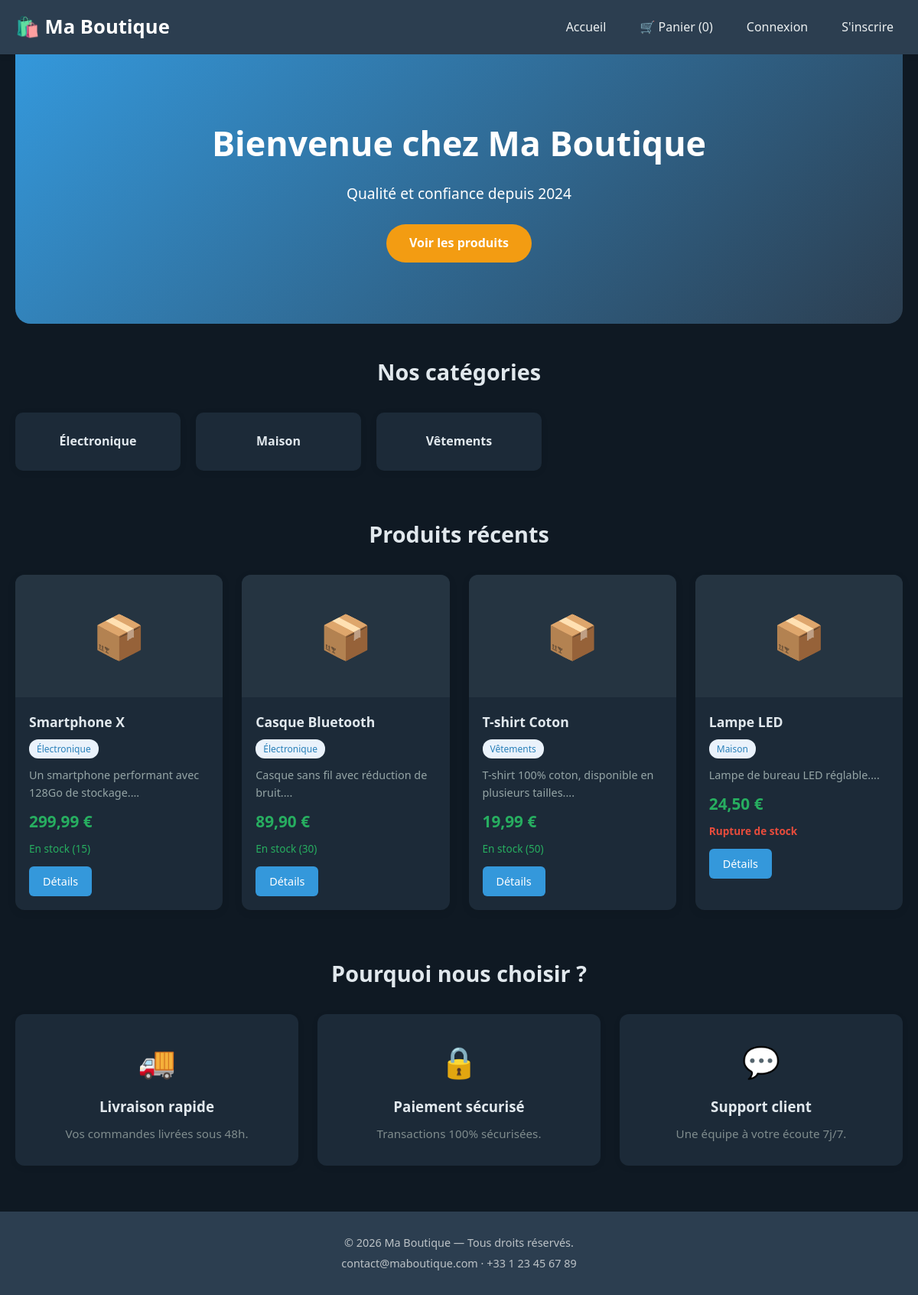
The app's page /, older data.
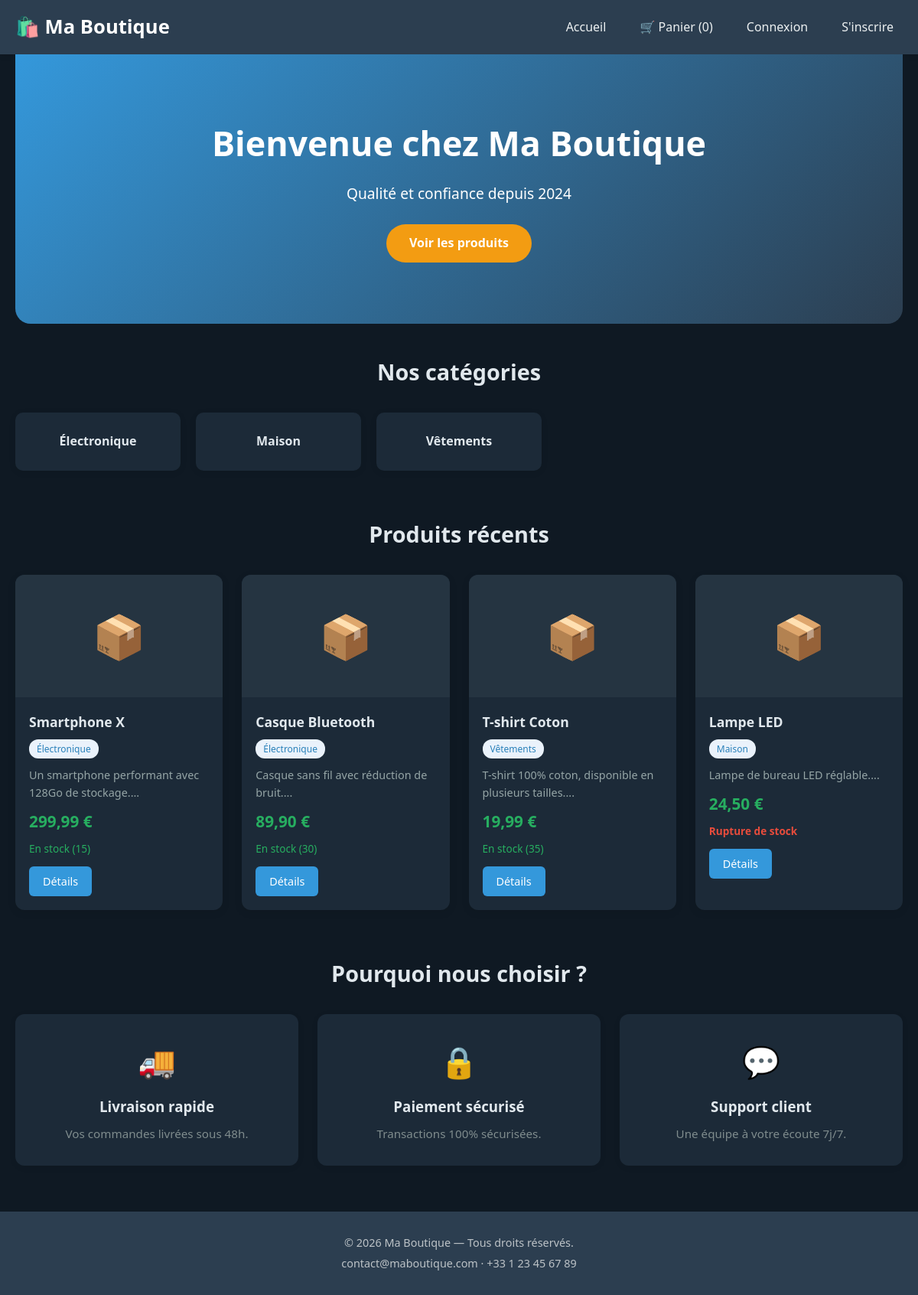
The same page, newer data.
### tables this page shows
CREATE TABLE `produits` (
  `id` int(11) NOT NULL AUTO_INCREMENT,
  `nom` varchar(150) NOT NULL,
  `description` text DEFAULT NULL,
  `prix` decimal(10,2) NOT NULL,
  `stock` int(11) DEFAULT 0,
  `categorie_id` int(11) DEFAULT NULL,
  `vendeur_id` int(11) DEFAULT NULL,
  `archive` tinyint(1) DEFAULT 0,
  `cree_le` timestamp NULL DEFAULT current_timestamp(),
  PRIMARY KEY (`id`),
  KEY `categorie_id` (`categorie_id`),
  KEY `fk_produits_vendeur` (`vendeur_id`),
  CONSTRAINT `fk_produits_vendeur` FOREIGN KEY (`vendeur_id`) REFERENCES `utilisateurs` (`id`) ON DELETE SET NULL,
  CONSTRAINT `produits_ibfk_1` FOREIGN KEY (`categorie_id`) REFERENCES `categories` (`id`)
);

CREATE TABLE `categories` (
  `id` int(11) NOT NULL AUTO_INCREMENT,
  `nom` varchar(100) NOT NULL,
  `archive` tinyint(1) DEFAULT 0,
  PRIMARY KEY (`id`)
);

### config/init.php (called while the page is built, shortened)
<?php
function param(string $cle, $defaut = null) {
    return $GLOBALS['parametres'][$cle] ?? $defaut;
}
?>

### index.php (the view, shortened to what this page needs)
<?php
require_once 'config/init.php';
$elements_par_page = max(5, min(100, (int)param('elements_par_page', 20)));
try {
    $stmt = $pdo->query("
        SELECT p.id, p.nom, p.description, p.prix, p.stock, c.nom AS categorie
        FROM produits p
        LEFT JOIN categories c ON p.categorie_id = c.id
        WHERE p.archive = 0
        ORDER BY p.cree_le DESC
        LIMIT $elements_par_page
    ");
    $produits = $stmt->fetchAll();
} catch (PDOException $e) {
    $produits = [];
    $erreur = "Impossible de charger les produits : " . $e->getMessage();
}
try {
    $categories = $pdo->query("SELECT id, nom FROM categories WHERE archive = 0 ORDER BY nom")->fetchAll();
} catch (PDOException $e) {
    $categories = [];
}
include 'includes/header.php';
?>
<section class="hero">
    <div class="hero-content">
        <h1>Bienvenue chez <?= htmlspecialchars(param('nom_boutique', 'Ma Boutique')) ?></h1>
        <p><?= htmlspecialchars(param('slogan', 'Découvrez nos produits de qualité au meilleur prix.')) ?></p>
        <a href="index.php?page=produits" class="btn-primary">Voir les produits</a>
    </div>
</section>
<section class="categories-section">
    <h2>Nos catégories</h2>
    <div class="categories-grid">
        <?php if (empty($categories)): ?>
            <p class="empty">Aucune catégorie disponible.</p>
        <?php else: ?>
            <?php foreach ($categories as $cat): ?>
                <a href="index.php?page=produits&categorie=<?= (int)$cat['id'] ?>" class="categorie-card">
                    <?= htmlspecialchars($cat['nom']) ?>
                </a>
            <?php endforeach; ?>
        <?php endif; ?>
    </div>
</section>
<section class="produits-section">
    <h2>Produits récents</h2>
    <?php if (empty($produits)): ?>
        <p class="empty">Aucun produit disponible pour le moment.</p>
    <?php else: ?>
        <div class="produits-grid">
            <?php foreach ($produits as $p): ?>
                <div class="produit-card">
                    <div class="produit-image">📦</div>
                    <div class="produit-info">
                        <h3><?= htmlspecialchars($p['nom']) ?></h3>
                        <span class="badge"><?= htmlspecialchars($p['categorie'] ?? 'Sans catégorie') ?></span>
                        <p class="description"><?= htmlspecialchars(mb_substr($p['description'] ?? '', 0, 80)) ?>...</p>
                        <p class="prix"><?= number_format($p['prix'], 2, ',', ' ') ?> <?= htmlspecialchars(param('devise', '€')) ?></p>
                        <p class="stock <?= $p['stock'] > 0 ? 'en-stock' : 'rupture' ?>">
                            <?= $p['stock'] > 0 ? 'En stock (' . $p['stock'] . ')' : 'Rupture de stock' ?>
                        </p>
                        <a href="produit.php?id=<?= (int)$p['id'] ?>" class="btn-secondary">Détails</a>
                    </div>
                </div>
            <?php endforeach; ?>
        </div>
    <?php endif; ?>
</section>
<section class="about-section">
    <h2>Pourquoi nous choisir ?</h2>
    <div class="features-grid">
        <div class="feature">
            <span class="feature-icon">🚚</span>
            <h3>Livraison rapide</h3>
            <p>Vos commandes livrées sous 48h.</p>
        </div>
        <div class="feature">
            <span class="feature-icon">🔒</span>
            <h3>Paiement sécurisé</h3>
            <p>Transactions 100% sécurisées.</p>
        </div>
        <div class="feature">
            <span class="feature-icon">💬</span>
            <h3>Support client</h3>
            <p>Une équipe à votre écoute 7j/7.</p>
        </div>
    </div>
</section>
<?php include 'includes/footer.php'; ?>

Row changes from the older to the newer data that the page shows:
changed produits "T-shirt Coton": stock "50" → "35"
